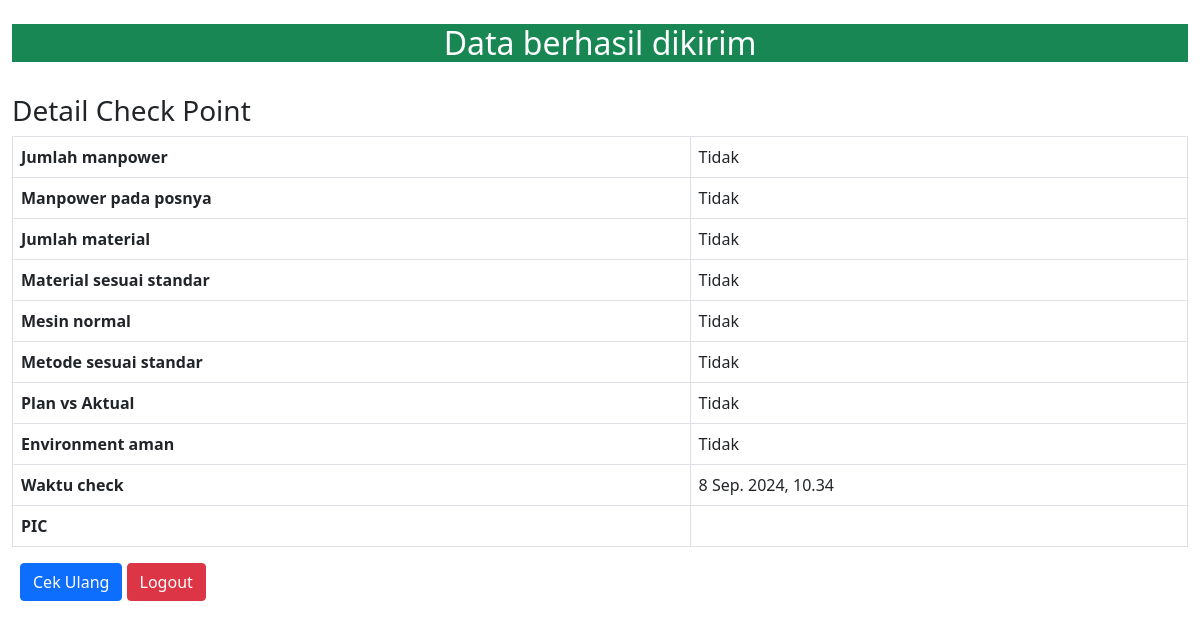
Page /success/1/ on the earlier database version.
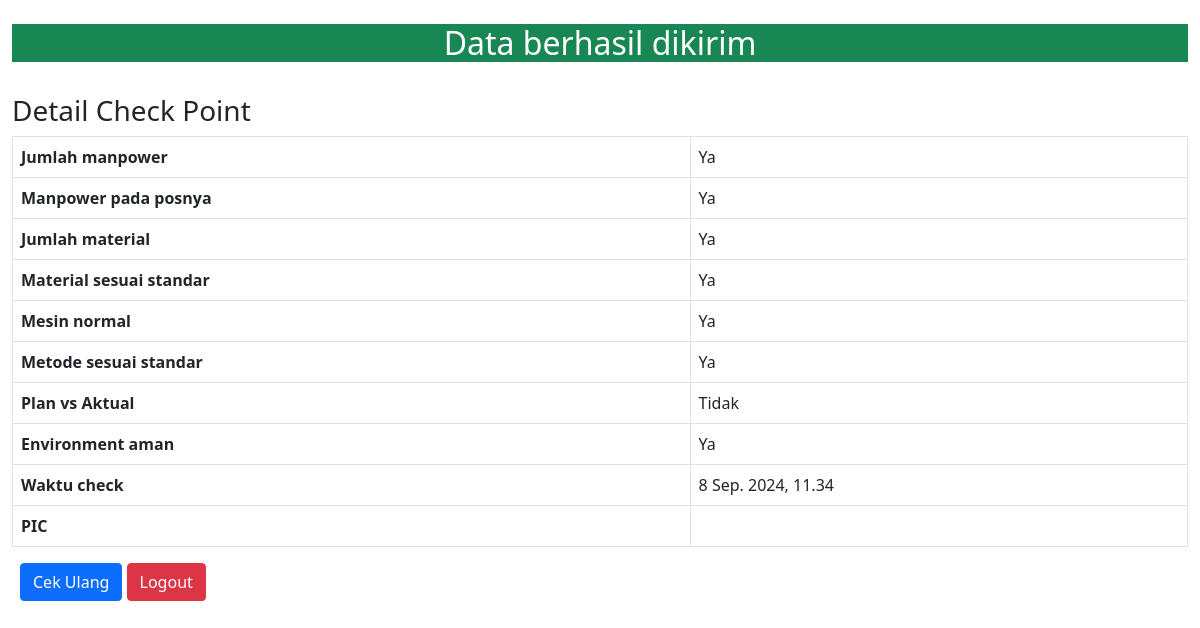
Same page on the later database version.
### CheckPointApp/models.py (models this page shows, shortened)
class CpInputModel(models.Model):
    STATUS_CHOICES = (
        (True, 'Ya'),
        (False, 'Tidak')
    )
    mp_jumlah = models.BooleanField(choices=STATUS_CHOICES, default=False, null=False)
    mp_pos = models.BooleanField(choices=STATUS_CHOICES, default=False, null=False)
    material_jumlah = models.BooleanField(choices=STATUS_CHOICES, default=False,null=False)
    material_std = models.BooleanField(choices=STATUS_CHOICES, default=False, null=False)
    mesin_normal = models.BooleanField(choices=STATUS_CHOICES, default=False, null=False)
    metode_sesuai = models.BooleanField(choices=STATUS_CHOICES, default=False, null=False)
    plan_vs_actual = models.BooleanField(choices=STATUS_CHOICES, default=False, null=False)
    environment_aman = models.BooleanField(choices=STATUS_CHOICES, default=False, null=False)
    tanggal_check = models.DateTimeField(auto_now_add=True, null=False)
    person = models.ForeignKey(User, on_delete=models.CASCADE)

### CheckPointApp/views.py (the view)
# urls.py: path('success/<int:pk>/', views.Success.as_view(), name="success"),
class Success(DetailView):
    model = CpInputModel
    template_name = 'success.html'

### templates/success.html (shortened to what this page needs)
{% load static %}
<!DOCTYPE html>
<html>
    <head>
        <link rel="stylesheet" type="text/css" href="https://cdn.datatables.net/1.12.1/css/jquery.dataTables.min.css">
        <link href="https://cdn.jsdelivr.net/npm/bootstrap@5.1.3/dist/css/bootstrap.min.css" rel="stylesheet">
    </head>
    <body class="py-4">
        <div class="container-fluid">
            <div class="bg-success text-center text-white align-middle">
                <h2>Data berhasil dikirim</h2>
            </div>
            <br>
            <h3>Detail Check Point</h3>
            <table class="table table-bordered">
                <tbody>
                    <tr>
                        <th>Jumlah manpower</th>
                        <td>{{ object.mp_jumlah|yesno:"Ya,Tidak" }}</td>
                    </tr>
                    <tr>
                        <th>Manpower pada posnya</th>
                        <td>{{ object.mp_pos|yesno:"Ya,Tidak" }}</td>
                    </tr>
                    <tr>
                        <th>Jumlah material</th>
                        <td>{{ object.material_jumlah|yesno:"Ya,Tidak" }}</td>
                    </tr>
                    <tr>
                        <th>Material sesuai standar</th>
                        <td>{{ object.material_std|yesno:"Ya,Tidak" }}</td>
                    </tr>
                    <tr>
                        <th>Mesin normal</th>
                        <td>{{ object.mesin_normal|yesno:"Ya,Tidak" }}</td>
                    </tr>
                    <tr>
                        <th>Metode sesuai standar</th>
                        <td>{{ object.metode_sesuai|yesno:"Ya,Tidak" }}</td>
                    </tr>
                    <tr>
                        <th>Plan vs Aktual</th>
                        <td>{{ object.plan_vs_actual|yesno:"Ya,Tidak" }}</td>
                    </tr>
                    <tr>
                        <th>Environment aman</th>
                        <td>{{ object.environment_aman|yesno:"Ya,Tidak" }}</td>
                    </tr>
                    <tr>
                        <th>Waktu check</th>
                        <td>{{ object.tanggal_check }}</td>
                    </tr>
                    <tr>
                        <th>PIC</th>
                        <td>{{ object.person.first_name }} {{ object.person.last_name }}</td>
                    </tr>
                </tbody>
            </table>
            <div class="d-inline p-2 text-end">
            <a href="{% url 'CpInput' %}" class="btn btn-primary">Cek Ulang</a>
            <a href="{% url 'logout' %}" class="btn btn-danger">Logout</a>
        </div>
        </div>
    </body>
</html>

Differences in the rows shown:
changed CpInputModel "Tidak": mp_jumlah "Tidak" → "Ya"; mp_pos "Tidak" → "Ya"; material_jumlah "Tidak" → "Ya"; material_std "Tidak" → "Ya"; mesin_normal "Tidak" → "Ya"; metode_sesuai "Tidak" → "Ya"; environment_aman "Tidak" → "Ya"; tanggal_check "8 Sep. 2024, 10.34" → "8 Sep. 2024, 11.34"
